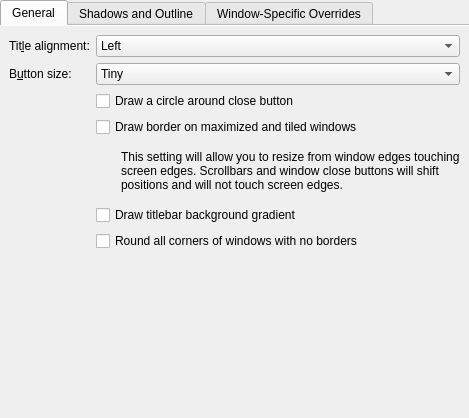
<?xml version="1.0" encoding="UTF-8"?>
<ui version="4.0">
 <class>BreezeConfigurationUI</class>
 <widget class="QWidget" name="BreezeConfigurationUI">
  <property name="geometry">
   <rect>
    <x>0</x>
    <y>0</y>
    <width>469</width>
    <height>418</height>
   </rect>
  </property>
  <layout class="QVBoxLayout" name="verticalLayout">
   <property name="leftMargin">
    <number>0</number>
   </property>
   <property name="topMargin">
    <number>0</number>
   </property>
   <property name="rightMargin">
    <number>0</number>
   </property>
   <property name="bottomMargin">
    <number>0</number>
   </property>
   <item>
    <widget class="QTabWidget" name="tabWidget">
     <property name="currentIndex">
      <number>0</number>
     </property>
     <property name="documentMode">
      <bool>true</bool>
     </property>
     <widget class="QWidget" name="tab">
      <attribute name="title">
       <string>General</string>
      </attribute>
      <layout class="QFormLayout" name="formLayout_3">
       <property name="formAlignment">
        <set>Qt::AlignmentFlag::AlignHCenter|Qt::AlignmentFlag::AlignTop</set>
       </property>
       <item row="0" column="0">
        <widget class="QLabel" name="label_3">
         <property name="text">
          <string>Tit&amp;le alignment:</string>
         </property>
         <property name="buddy">
          <cstring>titleAlignment</cstring>
         </property>
        </widget>
       </item>
       <item row="0" column="1">
        <widget class="QComboBox" name="titleAlignment">
         <item>
          <property name="text">
           <string>Left</string>
          </property>
         </item>
         <item>
          <property name="text">
           <string>Center</string>
          </property>
         </item>
         <item>
          <property name="text">
           <string>Center (Full Width)</string>
          </property>
         </item>
         <item>
          <property name="text">
           <string>Right</string>
          </property>
         </item>
        </widget>
       </item>
       <item row="1" column="0">
        <widget class="QLabel" name="label_4">
         <property name="text">
          <string>B&amp;utton size:</string>
         </property>
         <property name="buddy">
          <cstring>buttonSize</cstring>
         </property>
        </widget>
       </item>
       <item row="1" column="1">
        <widget class="QComboBox" name="buttonSize">
         <item>
          <property name="text">
           <string>Tiny</string>
          </property>
         </item>
         <item>
          <property name="text">
           <string comment="@item:inlistbox Button size:">Small</string>
          </property>
         </item>
         <item>
          <property name="text">
           <string comment="@item:inlistbox Button size:">Medium</string>
          </property>
         </item>
         <item>
          <property name="text">
           <string comment="@item:inlistbox Button size:">Large</string>
          </property>
         </item>
         <item>
          <property name="text">
           <string comment="@item:inlistbox Button size:">Very Large</string>
          </property>
         </item>
        </widget>
       </item>
       <item row="2" column="1">
        <widget class="QCheckBox" name="outlineCloseButton">
         <property name="text">
          <string>Draw a circle around close button</string>
         </property>
        </widget>
       </item>
       <item row="3" column="1">
        <widget class="QCheckBox" name="drawBorderOnMaximizedWindows">
         <property name="text">
          <string>Draw border on maximized and tiled windows</string>
         </property>
        </widget>
       </item>
       <item row="4" column="1">
        <layout class="QHBoxLayout" name="horizontalLayout">
         <item>
          <spacer name="horizontalSpacer_2">
           <property name="orientation">
            <enum>Qt::Orientation::Horizontal</enum>
           </property>
           <property name="sizeType">
            <enum>QSizePolicy::Policy::Fixed</enum>
           </property>
           <property name="sizeHint" stdset="0">
            <size>
             <width>25</width>
             <height>20</height>
            </size>
           </property>
          </spacer>
         </item>
         <item>
          <widget class="QLabel" name="drawBorderOnMaximizedWindowsHelpLabel">
           <property name="text">
            <string>This setting will allow you to resize from window edges touching screen edges. Scrollbars and window close buttons will shift positions and will not touch screen edges.</string>
           </property>
           <property name="wordWrap">
            <bool>true</bool>
           </property>
          </widget>
         </item>
        </layout>
       </item>
       <item row="5" column="1">
        <widget class="QCheckBox" name="drawBackgroundGradient">
         <property name="text">
          <string>Draw titlebar background gradient</string>
         </property>
        </widget>
       </item>
       <item row="6" column="1">
        <widget class="QCheckBox" name="roundedCorners">
         <property name="text">
          <string>Round all corners of windows with no borders</string>
         </property>
        </widget>
       </item>
      </layout>
     </widget>
     <widget class="QWidget" name="tab_4">
      <attribute name="title">
       <string>Shadows and Outline</string>
      </attribute>
      <layout class="QFormLayout" name="formLayout">
       <property name="formAlignment">
        <set>Qt::AlignmentFlag::AlignHCenter|Qt::AlignmentFlag::AlignTop</set>
       </property>
       <item row="0" column="0">
        <widget class="QLabel" name="label">
         <property name="text">
          <string>Shadow size:</string>
         </property>
         <property name="buddy">
          <cstring>shadowSize</cstring>
         </property>
        </widget>
       </item>
       <item row="0" column="1">
        <widget class="QComboBox" name="shadowSize">
         <item>
          <property name="text">
           <string comment="@item:inlistbox Button size:">None</string>
          </property>
         </item>
         <item>
          <property name="text">
           <string comment="@item:inlistbox Button size:">Small</string>
          </property>
         </item>
         <item>
          <property name="text">
           <string comment="@item:inlistbox Button size:">Medium</string>
          </property>
         </item>
         <item>
          <property name="text">
           <string comment="@item:inlistbox Button size:">Large</string>
          </property>
         </item>
         <item>
          <property name="text">
           <string comment="@item:inlistbox Button size:">Very Large</string>
          </property>
         </item>
        </widget>
       </item>
       <item row="1" column="0">
        <widget class="QLabel" name="label_2">
         <property name="text">
          <string comment="strength of the shadow (from transparent to opaque)">Shadow strength:</string>
         </property>
         <property name="buddy">
          <cstring>shadowStrength</cstring>
         </property>
        </widget>
       </item>
       <item row="1" column="1">
        <widget class="QSpinBox" name="shadowStrength">
         <property name="suffix">
          <string>%</string>
         </property>
         <property name="minimum">
          <number>10</number>
         </property>
         <property name="maximum">
          <number>100</number>
         </property>
        </widget>
       </item>
       <item row="2" column="0">
        <widget class="QLabel" name="label_5">
         <property name="text">
          <string>Shadow color:</string>
         </property>
        </widget>
       </item>
       <item row="2" column="1">
        <widget class="KColorButton" name="shadowColor"/>
       </item>
       <item row="3" column="1">
        <widget class="QCheckBox" name="drawOutline">
        <property name="text">
         <string>Draw window outline</string>
        </property>
       </widget>
       </item>
      </layout>
     </widget>
     <widget class="QWidget" name="tab_3">
      <attribute name="title">
       <string>Window-Specific Overrides</string>
      </attribute>
      <layout class="QVBoxLayout" name="verticalLayout_3">
       <item>
        <widget class="Breeze::ExceptionListWidget" name="exceptions" native="true">
         <property name="sizePolicy">
          <sizepolicy hsizetype="Preferred" vsizetype="Expanding">
           <horstretch>0</horstretch>
           <verstretch>0</verstretch>
          </sizepolicy>
         </property>
        </widget>
       </item>
      </layout>
     </widget>
    </widget>
   </item>
  </layout>
 </widget>
 <customwidgets>
  <customwidget>
   <class>KColorButton</class>
   <extends>QPushButton</extends>
   <header>kcolorbutton.h</header>
  </customwidget>
  <customwidget>
   <class>Breeze::ExceptionListWidget</class>
   <extends>QWidget</extends>
   <header>config/breezeexceptionlistwidget.h</header>
   <container>1</container>
  </customwidget>
 </customwidgets>
 <resources/>
 <connections/>
</ui>
